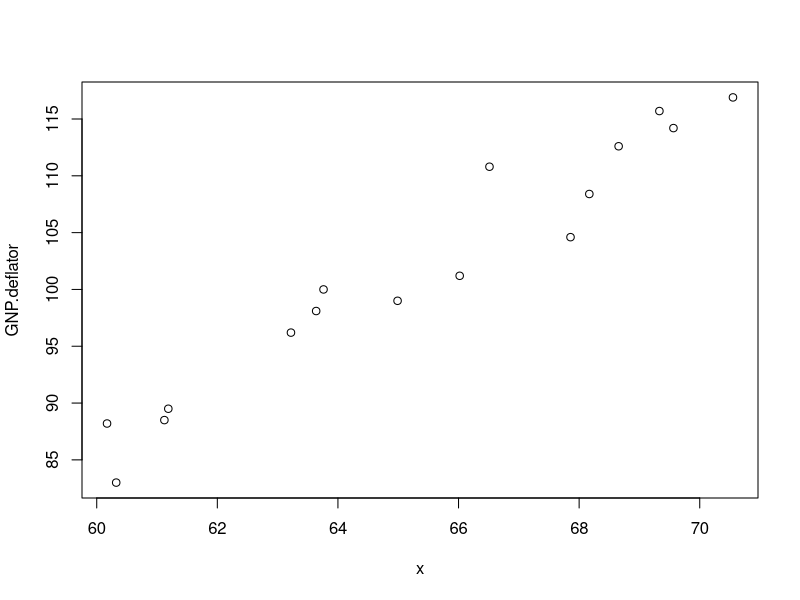
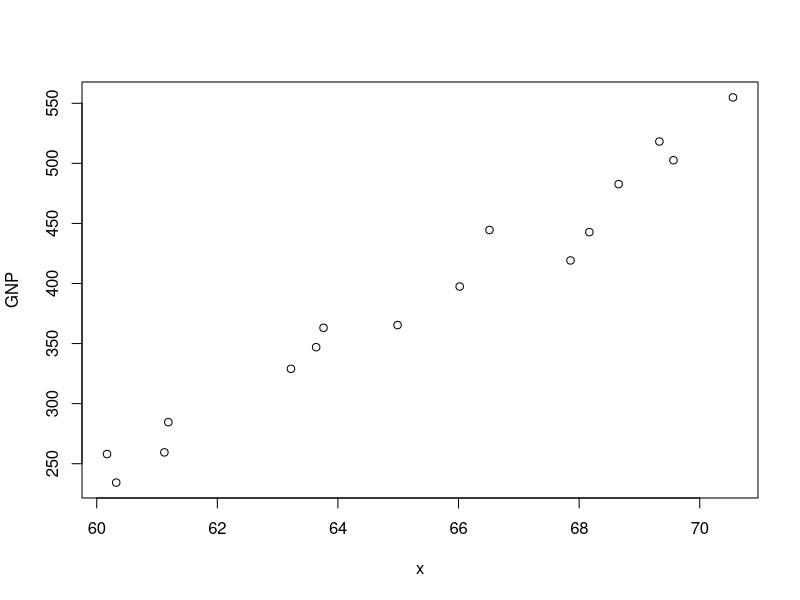
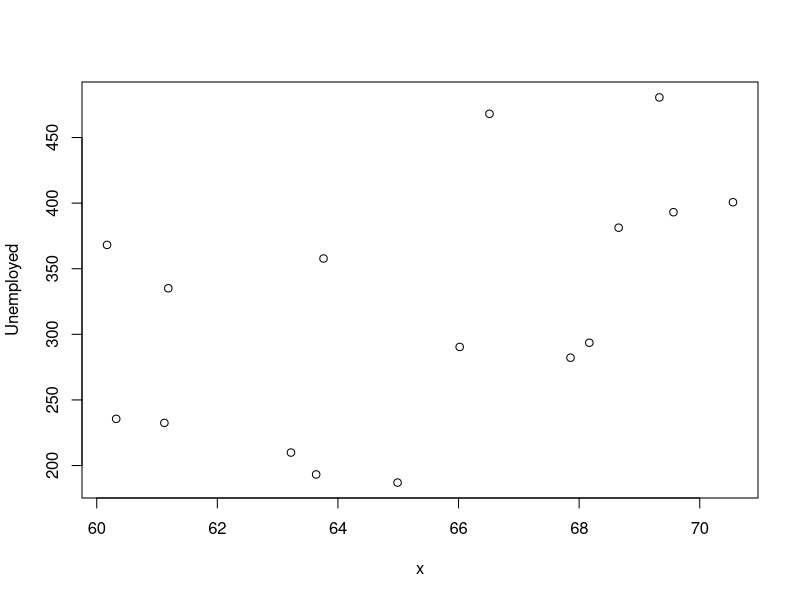
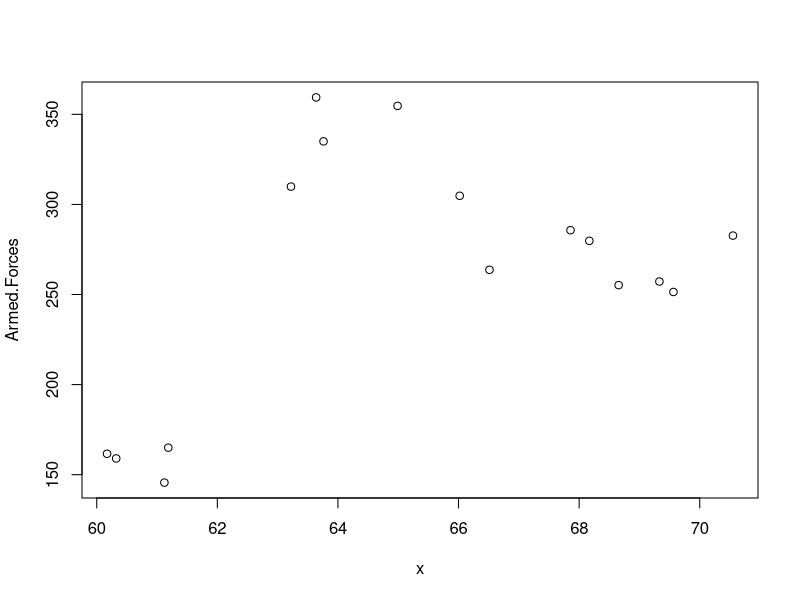
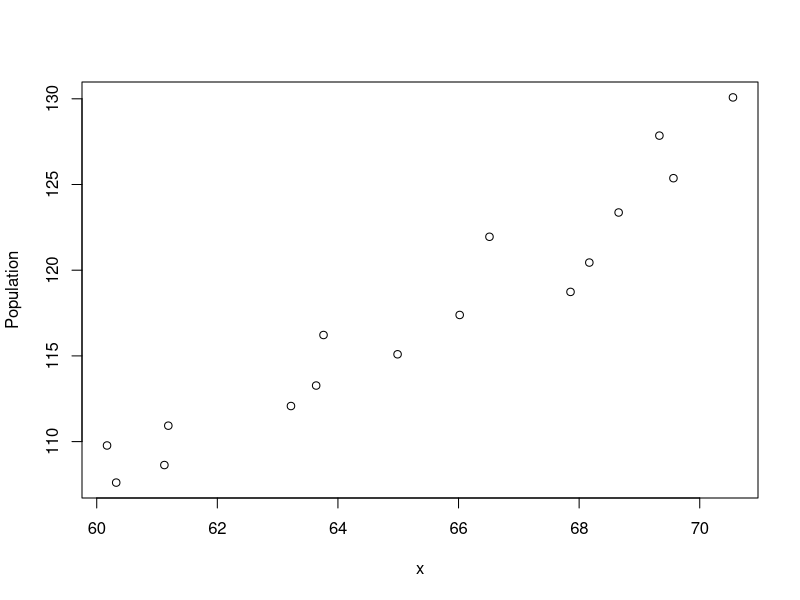
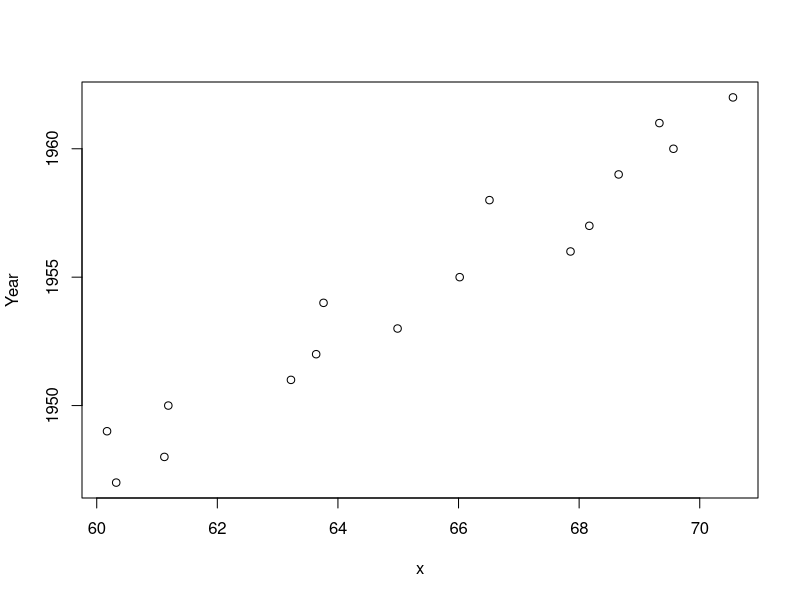

Generate these figures, in order, with R:
# https://www.eduonix.com/dashboard/mathematics-for-data-science-and-ai-using-r/lecture/16110400
###
# 1 - Open the Longley data set from the datasets package
# 2 - Plot Employed against each variable and select the 3 variables most correlated to Employed.
# 3 - For each variable selected in number 2, create a regression model for Employed. Select the best model.
# 4 - For the champion model from number 3, create the model matrices.
# 5 - Recalculate the regression parameters and predicted values from the model matrices.
###


# 1 - Open the Longley data set from the datasets package
#View(longley)



# 2 - Plot Employed against each variable and select the 3 variables most correlated to Employed.

x <- longley$Employed

GNP.deflator <- longley$GNP.deflator
GNP <- longley$GNP
Unemployed <- longley$Unemployed
Armed.Forces <- longley$Armed.Forces
Population <- longley$Population
Year <- longley$Year

plot(x, GNP.deflator) #very correlated 0.9708985
plot(x, GNP) #very correlated 0.9835516
plot(x, Unemployed) #not correlated 0.5024981
plot(x, Armed.Forces) #not correlated 0.4573074
plot(x, Population) #very correlated 0.9603906
plot(x, Year) #very correlated 0.9713295

cor(longley)

#SOLUTION: GNP.deflator, GNP, & Year are very correlated to Employed



# 3 - For each variable selected in number 2, create a regression model for Employed. Select the best model.


regression1 <- lm(GNP.deflator ~ Employed, data = longley)
summary(regression1) #R-squared:  0.9426 -> un 94% es explicado por este modelo
anova(regression1) #Pr(>F): 4.389e-10


regression2 <- lm(GNP ~ Employed, data = longley)
summary(regression2) #R-squared:  0.9674 -> un 96% es explicado por este modelo
anova(regression2) #Pr(>F): 8.363e-12


regression3 <- lm(Year ~ Employed, data = longley)
summary(regression3) #R-squared:  0.9435 -> un 94% es explicado por este modelo
anova(regression3) #Pr(>F): 3.958e-10

#SOLUTION: GNP looks to be a best predict variable



# 4 - For the champion model from number 3, create the model matrices.


longley.x <- data.matrix(longley[2]) # 2= GNP


# 5 - Recalculate the regression parameters and predicted values from the model matrices.

longley.y <- longley[, "Employed"]
#pairs(longley, main = "longley data")
summary(fm1 <- lm(Employed ~ ., data = longley))



#AYUDA:
# https://setscholars.net/wp-content/uploads/2019/02/Linear-Regression-in-R-using-OLS-Regression.html
# https://rstudio-pubs-static.s3.amazonaws.com/269760_abe16b38acec471e92021b0ee703efd8.html
# https://www.youtube.com/watch?v=552Ddym5R1E